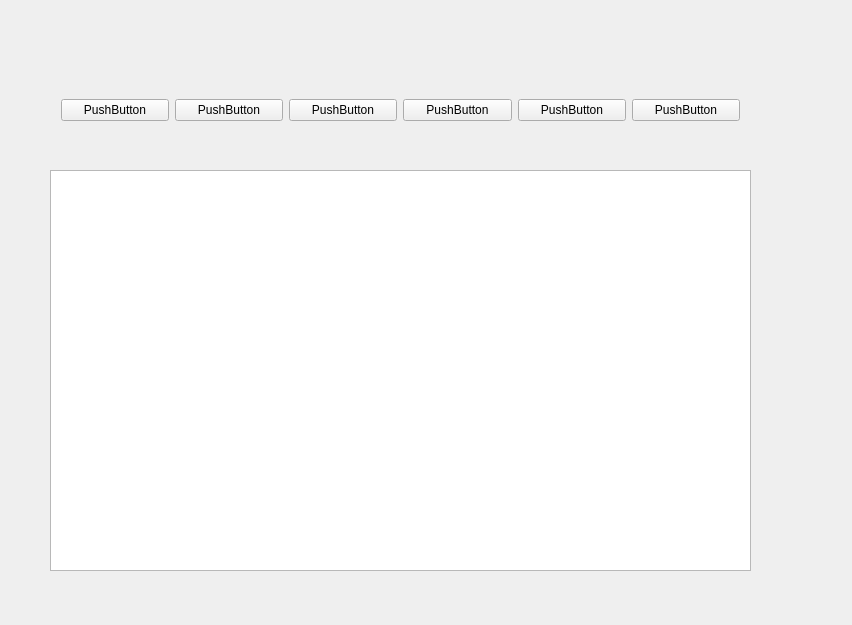
<?xml version="1.0" encoding="UTF-8"?>
<ui version="4.0">
 <class>Author_Article_Widget</class>
 <widget class="QWidget" name="Author_Article_Widget">
  <property name="geometry">
   <rect>
    <x>0</x>
    <y>0</y>
    <width>852</width>
    <height>625</height>
   </rect>
  </property>
  <property name="windowTitle">
   <string>Author_Article_Widget</string>
  </property>
  <widget class="QListView" name="listView">
   <property name="geometry">
    <rect>
     <x>50</x>
     <y>170</y>
     <width>701</width>
     <height>401</height>
    </rect>
   </property>
  </widget>
  <widget class="QWidget" name="horizontalLayoutWidget">
   <property name="geometry">
    <rect>
     <x>50</x>
     <y>70</y>
     <width>701</width>
     <height>80</height>
    </rect>
   </property>
   <layout class="QHBoxLayout" name="horizontalLayout">
    <item>
     <widget class="QPushButton" name="allBtn">
      <property name="text">
       <string>PushButton</string>
      </property>
     </widget>
    </item>
    <item>
     <widget class="QPushButton" name="collaboratorBtn0">
      <property name="text">
       <string>PushButton</string>
      </property>
     </widget>
    </item>
    <item>
     <widget class="QPushButton" name="collaboratorBtn1">
      <property name="text">
       <string>PushButton</string>
      </property>
     </widget>
    </item>
    <item>
     <widget class="QPushButton" name="collaboratorBtn2">
      <property name="text">
       <string>PushButton</string>
      </property>
     </widget>
    </item>
    <item>
     <widget class="QPushButton" name="collaboratorBtn3">
      <property name="text">
       <string>PushButton</string>
      </property>
     </widget>
    </item>
    <item>
     <widget class="QPushButton" name="collaboratorBtn4">
      <property name="text">
       <string>PushButton</string>
      </property>
     </widget>
    </item>
   </layout>
  </widget>
 </widget>
 <layoutdefault spacing="6" margin="11"/>
 <resources/>
 <connections/>
</ui>
